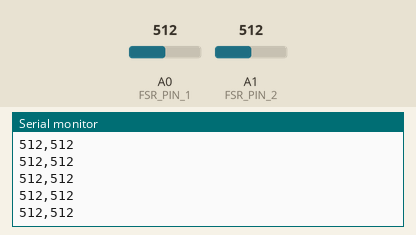
Recording of a sketch running on a simulated Arduino Uno, built with avr-gcc and run on an emulated ATmega328P. Shown: the last lines printed to the serial monitor. The inputs (shaded band) are chosen by the test bench; at power-on: A0 (FSR_PIN_1) = 512, A1 (FSR_PIN_2) = 512.

Above: at 1.2 s.
1.3 s: A0 (FSR_PIN_1) set to 716
At 1.31 s:
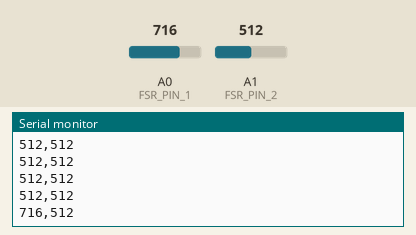
2.8 s: A1 (FSR_PIN_2) set to 716
At 2.82 s:
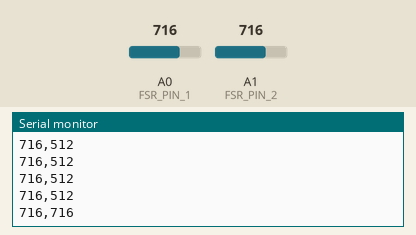
4.3 s: A0 (FSR_PIN_1) set to 900
At 4.33 s:
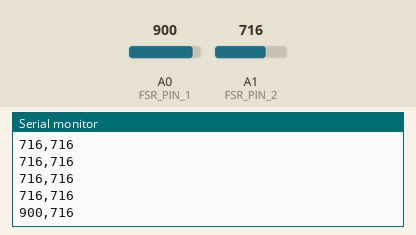
5.8 s: A1 (FSR_PIN_2) set to 900
At 5.84 s:
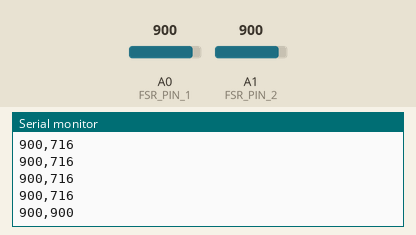
Timing chart, 0 to 8.3 s (numbered marks = the images above; inputs shaded):
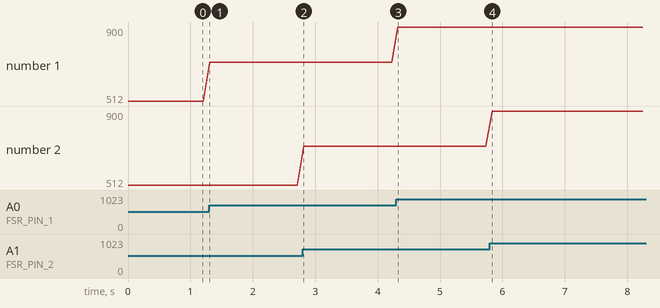

Measured:
- after the input at 1.3 s, the serial monitor: prints a new line at once (image 1)
- after the input at 2.8 s, the serial monitor: prints a new line at once (image 2)
- after the input at 4.3 s, the serial monitor: prints a new line at once (image 3)
- after the input at 5.8 s, the serial monitor: prints a new line at once (image 4)
- plotted number 1: 512 → 716 after the input at 1.3 s, 716 → 900 after the input at 4.3 s

The sketch:

arduino_code.ino
```cpp
const int FSR_PIN_1 = A0;  // 발받침대 FSR 센서
const int FSR_PIN_2 = A1;  // 방석 FSR 센서

void setup() {
  Serial.begin(9600);
}

void loop() {
  // FSR 센서 값 읽기 (0-1023)
  int fsr1Value = analogRead(FSR_PIN_1);
  int fsr2Value = analogRead(FSR_PIN_2);

  // 시리얼로 전송 (CSV 형식)
  Serial.print(fsr1Value);
  Serial.print(",");
  Serial.println(fsr2Value);

  delay(100);  // 100ms 딜레이
} 
```
